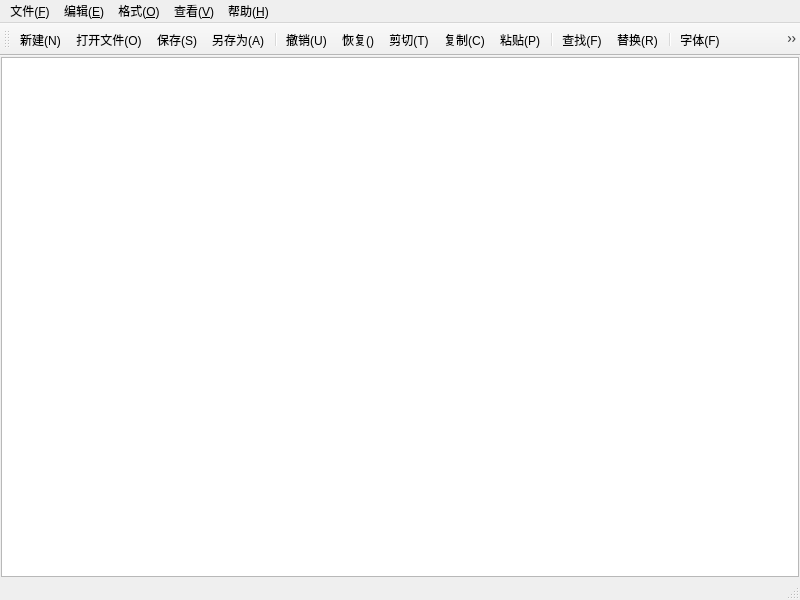
<?xml version="1.0" encoding="UTF-8"?>
<ui version="4.0">
 <class>MainWindow</class>
 <widget class="QMainWindow" name="MainWindow">
  <property name="geometry">
   <rect>
    <x>0</x>
    <y>0</y>
    <width>800</width>
    <height>600</height>
   </rect>
  </property>
  <property name="windowTitle">
   <string>MainWindow</string>
  </property>
  <widget class="QWidget" name="centralwidget">
   <layout class="QVBoxLayout" name="verticalLayout">
    <property name="spacing">
     <number>0</number>
    </property>
    <property name="leftMargin">
     <number>1</number>
    </property>
    <property name="topMargin">
     <number>1</number>
    </property>
    <property name="rightMargin">
     <number>1</number>
    </property>
    <property name="bottomMargin">
     <number>1</number>
    </property>
    <item>
     <widget class="CodeEditor" name="textEdit"/>
    </item>
   </layout>
  </widget>
  <widget class="QMenuBar" name="menubar">
   <property name="geometry">
    <rect>
     <x>0</x>
     <y>0</y>
     <width>800</width>
     <height>18</height>
    </rect>
   </property>
   <widget class="QMenu" name="menu">
    <property name="title">
     <string>文件(&amp;F)</string>
    </property>
    <addaction name="actionNew"/>
    <addaction name="actionOpen"/>
    <addaction name="actionSave"/>
    <addaction name="actionSaveAs"/>
    <addaction name="separator"/>
    <addaction name="actionExit"/>
   </widget>
   <widget class="QMenu" name="menu_2">
    <property name="title">
     <string>编辑(&amp;E)</string>
    </property>
    <addaction name="actionUndo"/>
    <addaction name="actionRedo"/>
    <addaction name="actionCut"/>
    <addaction name="actionCopy"/>
    <addaction name="actionPaste"/>
    <addaction name="separator"/>
    <addaction name="actionFind"/>
    <addaction name="actionReplace"/>
    <addaction name="separator"/>
    <addaction name="actionSelectAll"/>
   </widget>
   <widget class="QMenu" name="menu_3">
    <property name="title">
     <string>格式(&amp;O)</string>
    </property>
    <addaction name="actionLineWrap"/>
    <addaction name="actionShowLineNumber"/>
    <addaction name="actionFont"/>
    <addaction name="actionFontColor"/>
    <addaction name="separator"/>
    <addaction name="actionBackgroundColor"/>
    <addaction name="actionEditorBackgroundColor"/>
   </widget>
   <widget class="QMenu" name="menu_4">
    <property name="title">
     <string>查看(&amp;V)</string>
    </property>
    <addaction name="actionToolbar"/>
    <addaction name="actionStatusbar"/>
   </widget>
   <widget class="QMenu" name="menu_5">
    <property name="title">
     <string>帮助(&amp;H)</string>
    </property>
    <addaction name="actionAbout"/>
   </widget>
   <addaction name="menu"/>
   <addaction name="menu_2"/>
   <addaction name="menu_3"/>
   <addaction name="menu_4"/>
   <addaction name="menu_5"/>
  </widget>
  <widget class="QStatusBar" name="statusbar"/>
  <widget class="QToolBar" name="toolBar">
   <property name="windowTitle">
    <string>toolBar</string>
   </property>
   <property name="toolButtonStyle">
    <enum>Qt::ToolButtonStyle::ToolButtonTextUnderIcon</enum>
   </property>
   <attribute name="toolBarArea">
    <enum>TopToolBarArea</enum>
   </attribute>
   <attribute name="toolBarBreak">
    <bool>false</bool>
   </attribute>
   <addaction name="actionNew"/>
   <addaction name="actionOpen"/>
   <addaction name="actionSave"/>
   <addaction name="actionSaveAs"/>
   <addaction name="separator"/>
   <addaction name="actionUndo"/>
   <addaction name="actionRedo"/>
   <addaction name="actionCut"/>
   <addaction name="actionCopy"/>
   <addaction name="actionPaste"/>
   <addaction name="separator"/>
   <addaction name="actionFind"/>
   <addaction name="actionReplace"/>
   <addaction name="separator"/>
   <addaction name="actionFont"/>
   <addaction name="actionShowLineNumber"/>
   <addaction name="actionLineWrap"/>
   <addaction name="separator"/>
   <addaction name="actionToolbar"/>
   <addaction name="actionStatusbar"/>
  </widget>
  <action name="actionNew">
   <property name="icon">
    <iconset resource="resource.qrc">
     <normaloff>:/img/new.png</normaloff>:/img/new.png</iconset>
   </property>
   <property name="text">
    <string>新建(&amp;N)</string>
   </property>
   <property name="shortcut">
    <string>Ctrl+N</string>
   </property>
   <property name="menuRole">
    <enum>QAction::MenuRole::NoRole</enum>
   </property>
  </action>
  <action name="actionOpen">
   <property name="icon">
    <iconset resource="resource.qrc">
     <normaloff>:/img/open.png</normaloff>:/img/open.png</iconset>
   </property>
   <property name="text">
    <string>打开文件(&amp;O)</string>
   </property>
   <property name="shortcut">
    <string>Ctrl+O</string>
   </property>
   <property name="menuRole">
    <enum>QAction::MenuRole::NoRole</enum>
   </property>
  </action>
  <action name="actionSave">
   <property name="icon">
    <iconset resource="resource.qrc">
     <normaloff>:/img/save.png</normaloff>:/img/save.png</iconset>
   </property>
   <property name="text">
    <string>保存(&amp;S)</string>
   </property>
   <property name="shortcut">
    <string>Ctrl+S</string>
   </property>
   <property name="menuRole">
    <enum>QAction::MenuRole::NoRole</enum>
   </property>
  </action>
  <action name="actionSaveAs">
   <property name="icon">
    <iconset resource="resource.qrc">
     <normaloff>:/img/saveas.png</normaloff>:/img/saveas.png</iconset>
   </property>
   <property name="text">
    <string>另存为(&amp;A)</string>
   </property>
   <property name="menuRole">
    <enum>QAction::MenuRole::NoRole</enum>
   </property>
  </action>
  <action name="actionExit">
   <property name="icon">
    <iconset resource="resource.qrc">
     <normaloff>:/img/exit.png</normaloff>:/img/exit.png</iconset>
   </property>
   <property name="text">
    <string>退出(&amp;X)</string>
   </property>
   <property name="menuRole">
    <enum>QAction::MenuRole::NoRole</enum>
   </property>
  </action>
  <action name="actionUndo">
   <property name="icon">
    <iconset resource="resource.qrc">
     <normaloff>:/img/undo.png</normaloff>:/img/undo.png</iconset>
   </property>
   <property name="text">
    <string>撤销(&amp;U)</string>
   </property>
   <property name="shortcut">
    <string>Ctrl+Z</string>
   </property>
   <property name="menuRole">
    <enum>QAction::MenuRole::NoRole</enum>
   </property>
  </action>
  <action name="actionCut">
   <property name="icon">
    <iconset resource="resource.qrc">
     <normaloff>:/img/cut.png</normaloff>:/img/cut.png</iconset>
   </property>
   <property name="text">
    <string>剪切(&amp;T)</string>
   </property>
   <property name="shortcut">
    <string>Ctrl+X</string>
   </property>
   <property name="menuRole">
    <enum>QAction::MenuRole::NoRole</enum>
   </property>
  </action>
  <action name="actionCopy">
   <property name="icon">
    <iconset resource="resource.qrc">
     <normaloff>:/img/copy.png</normaloff>:/img/copy.png</iconset>
   </property>
   <property name="text">
    <string>复制(&amp;C)</string>
   </property>
   <property name="shortcut">
    <string>Ctrl+C</string>
   </property>
   <property name="menuRole">
    <enum>QAction::MenuRole::NoRole</enum>
   </property>
  </action>
  <action name="actionPaste">
   <property name="icon">
    <iconset resource="resource.qrc">
     <normaloff>:/img/paste.png</normaloff>:/img/paste.png</iconset>
   </property>
   <property name="text">
    <string>粘贴(&amp;P)</string>
   </property>
   <property name="shortcut">
    <string>Ctrl+V</string>
   </property>
   <property name="menuRole">
    <enum>QAction::MenuRole::NoRole</enum>
   </property>
  </action>
  <action name="actionFind">
   <property name="icon">
    <iconset resource="resource.qrc">
     <normaloff>:/img/find.png</normaloff>:/img/find.png</iconset>
   </property>
   <property name="text">
    <string>查找(&amp;F)</string>
   </property>
   <property name="shortcut">
    <string>Ctrl+F</string>
   </property>
   <property name="menuRole">
    <enum>QAction::MenuRole::NoRole</enum>
   </property>
  </action>
  <action name="actionReplace">
   <property name="icon">
    <iconset resource="resource.qrc">
     <normaloff>:/img/replace.png</normaloff>:/img/replace.png</iconset>
   </property>
   <property name="text">
    <string>替换(&amp;R)</string>
   </property>
   <property name="shortcut">
    <string>Ctrl+H</string>
   </property>
   <property name="menuRole">
    <enum>QAction::MenuRole::NoRole</enum>
   </property>
  </action>
  <action name="actionFont">
   <property name="icon">
    <iconset resource="resource.qrc">
     <normaloff>:/img/font.png</normaloff>:/img/font.png</iconset>
   </property>
   <property name="text">
    <string>字体(&amp;F)</string>
   </property>
   <property name="menuRole">
    <enum>QAction::MenuRole::NoRole</enum>
   </property>
  </action>
  <action name="actionLineWrap">
   <property name="icon">
    <iconset resource="resource.qrc">
     <normaloff>:/img/wrap.png</normaloff>:/img/wrap.png</iconset>
   </property>
   <property name="text">
    <string>自动换行(&amp;W)</string>
   </property>
   <property name="menuRole">
    <enum>QAction::MenuRole::NoRole</enum>
   </property>
  </action>
  <action name="actionToolbar">
   <property name="icon">
    <iconset resource="resource.qrc">
     <normaloff>:/img/toolbar.png</normaloff>:/img/toolbar.png</iconset>
   </property>
   <property name="text">
    <string>工具栏(&amp;T)</string>
   </property>
   <property name="menuRole">
    <enum>QAction::MenuRole::NoRole</enum>
   </property>
  </action>
  <action name="actionStatusbar">
   <property name="icon">
    <iconset resource="resource.qrc">
     <normaloff>:/img/statusbar.png</normaloff>:/img/statusbar.png</iconset>
   </property>
   <property name="text">
    <string>状态栏(&amp;S)</string>
   </property>
   <property name="menuRole">
    <enum>QAction::MenuRole::NoRole</enum>
   </property>
  </action>
  <action name="actionRedo">
   <property name="icon">
    <iconset resource="resource.qrc">
     <normaloff>:/img/redo.png</normaloff>:/img/redo.png</iconset>
   </property>
   <property name="text">
    <string>恢复(&amp;)</string>
   </property>
   <property name="shortcut">
    <string>Ctrl+Shift+Z</string>
   </property>
   <property name="menuRole">
    <enum>QAction::MenuRole::NoRole</enum>
   </property>
  </action>
  <action name="actionSelectAll">
   <property name="icon">
    <iconset resource="resource.qrc">
     <normaloff>:/img/selectall.png</normaloff>:/img/selectall.png</iconset>
   </property>
   <property name="text">
    <string>全选(&amp;A)</string>
   </property>
   <property name="shortcut">
    <string>Ctrl+A</string>
   </property>
   <property name="menuRole">
    <enum>QAction::MenuRole::NoRole</enum>
   </property>
  </action>
  <action name="actionShowLineNumber">
   <property name="checkable">
    <bool>true</bool>
   </property>
   <property name="icon">
    <iconset resource="resource.qrc">
     <normaloff>:/img/showline.png</normaloff>:/img/showline.png</iconset>
   </property>
   <property name="text">
    <string>显示行号(&amp;L)</string>
   </property>
   <property name="shortcut">
    <string>Ctrl+L</string>
   </property>
   <property name="menuRole">
    <enum>QAction::MenuRole::NoRole</enum>
   </property>
  </action>
  <action name="actionFontColor">
   <property name="text">
    <string>字体颜色</string>
   </property>
   <property name="menuRole">
    <enum>QAction::MenuRole::NoRole</enum>
   </property>
  </action>
  <action name="actionBackgroundColor">
   <property name="text">
    <string>字体背景色</string>
   </property>
   <property name="menuRole">
    <enum>QAction::MenuRole::NoRole</enum>
   </property>
  </action>
  <action name="actionEditorBackgroundColor">
   <property name="text">
    <string>编辑器背景色</string>
   </property>
   <property name="menuRole">
    <enum>QAction::MenuRole::NoRole</enum>
   </property>
  </action>
  <action name="actionAbout">
   <property name="text">
    <string>关于(&amp;A)</string>
   </property>
   <property name="menuRole">
    <enum>QAction::MenuRole::NoRole</enum>
   </property>
  </action>
 </widget>
 <customwidgets>
  <customwidget>
   <class>CodeEditor</class>
   <extends>QPlainTextEdit</extends>
   <header location="global">codeeditor.h</header>
  </customwidget>
 </customwidgets>
 <resources>
  <include location="resource.qrc"/>
 </resources>
 <connections/>
</ui>
